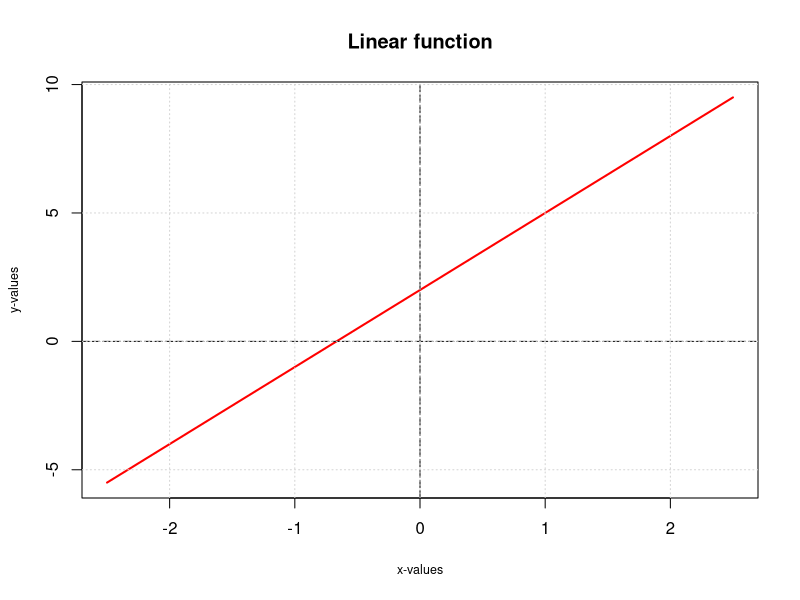
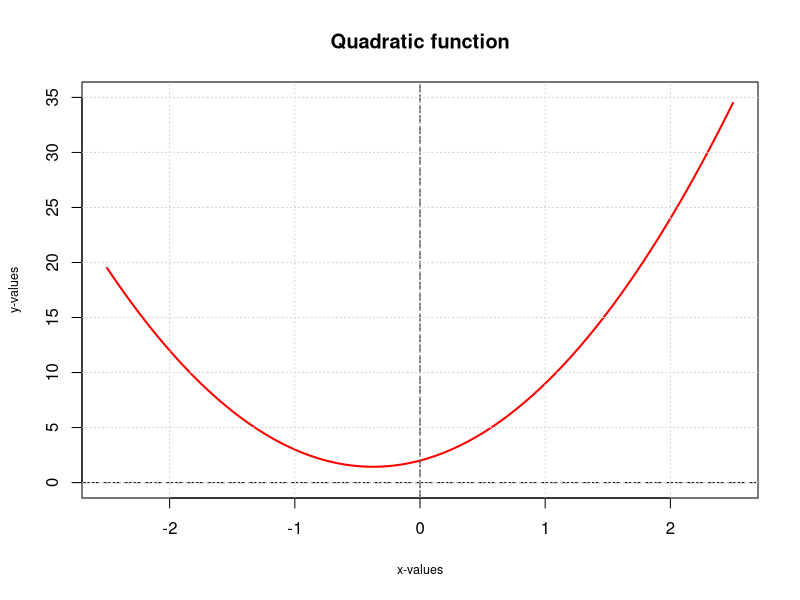
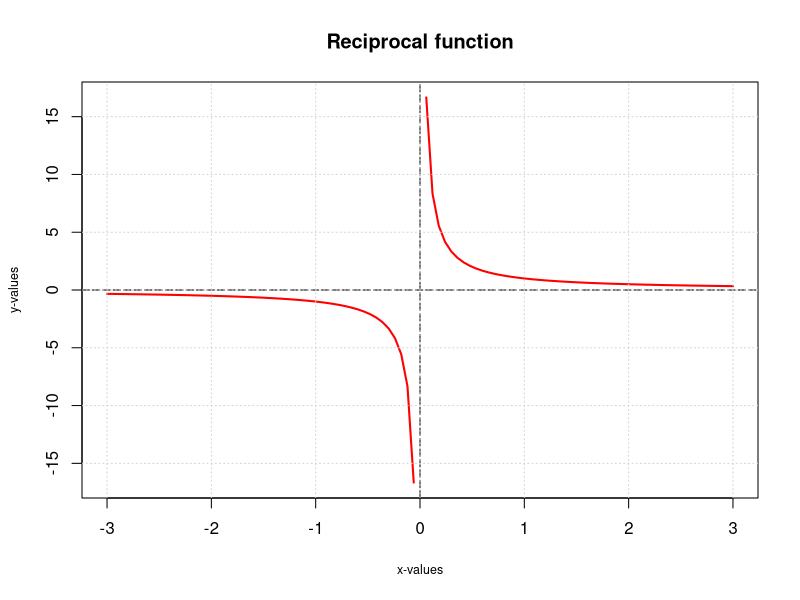
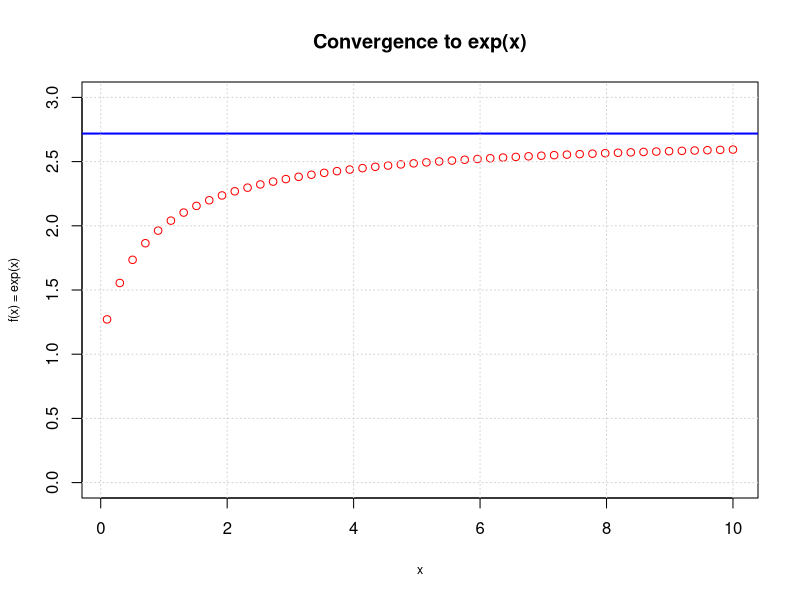
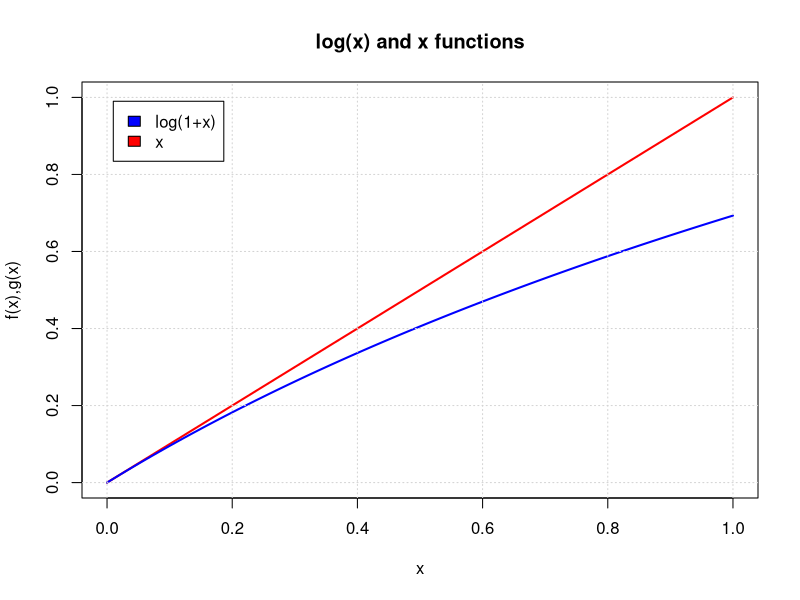
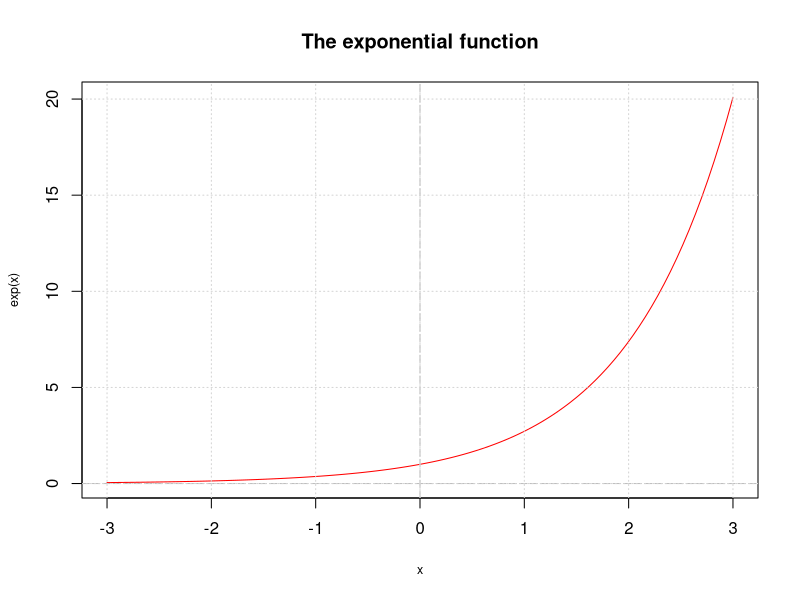
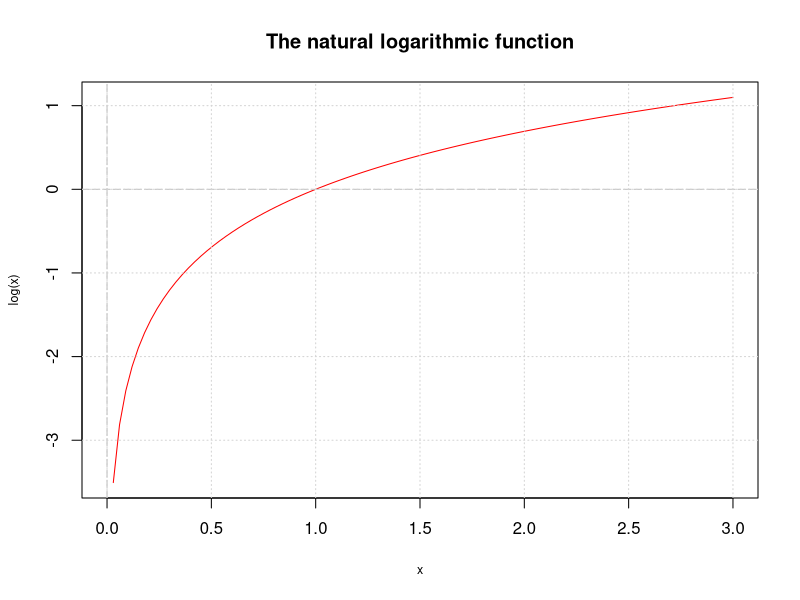
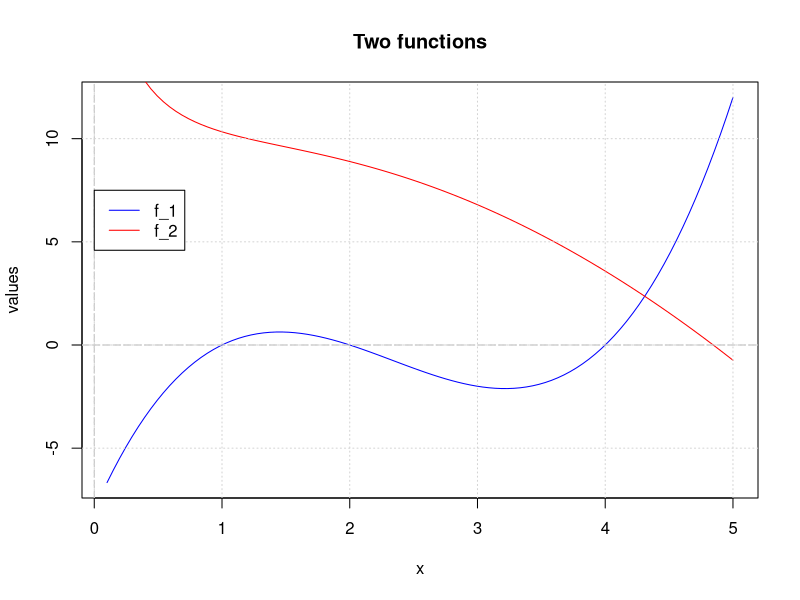

Generate these figures, in order, with R: (Note: this script raises an error after producing the figures.)
#Functions and graphs from chapter 1
#Fig.I.1.1 - linear funcion
f_x <- function(x){
  3 * x + 2
}
curve(f_x, -2.5, 2.5, 
      col = "red", 
      type = "l", 
      lwd = 2, 
      main = "Linear function", 
      xlab = "x-values", ylab = "y-values", cex.lab = 0.75)
abline(h = 0, v = 0, lty = 5, col = "black")
grid()

#Fig.I.1.2 - quadratic funcion
f_x <- function(x){
  4 * x ^ 2 + 3 * x + 2
}
curve(f_x, -2.5, 2.5,
      col = "red", 
      type = "l", 
      lwd = 2, 
      main = "Quadratic function", 
      xlab = "x-values", ylab = "y-values", cex.lab = 0.75,
      ylim = c(0, 35))
abline(h = 0, v = 0, lty = 5, col = "black")
grid()

#Fig.I.1.3 - reciprocal function
f_x <- function(x){
  1 / x
}
curve(f_x, -3, 3,
      col = "red", 
      type = "l", 
      lwd = 2, 
      main = "Reciprocal function", 
      xlab = "x-values", ylab = "y-values", cex.lab = 0.75)
abline(h = 0, v = 0, lty = 5, col = "black")
grid()

#Convergence to e
x <- seq(0.1, 10, len = 50)
conv.exp <- function(x){
  (1 + 1 / x) ^ x
}
plot(x, conv.exp(x), type = "p", col = "red", 
     main = "Convergence to exp(x)",
     xlab = "x", ylab = "f(x) = exp(x)",
     ylim = c(0, 3),
     cex.lab = 0.75
)
abline(h = exp(1), col = "blue", lwd = 2)
grid()

#log(x) and x functions - approximations if x is small
f.x <- function(x) x
f.log <- function(x) log(1+x)
curve(f.x, 0, 1, col = "red", lwd = 2, lty = 1, 
      main = "log(x) and x functions", xlab = "x", ylab = "f(x),g(x)")
curve(f.log, 0, 1, col = "blue", lwd = 2, lty = 1, add = TRUE)
lgnd.txt = c(c("log(1+x)", "x"))
lgnd.col = c("blue", "red")
legend(0.01, 0.99, lgnd.txt, lgnd.col)
grid()

#Fig.I.1.5 - The exponential function
curve(exp, -3, 3,
      main = "The exponential function",
      cex.lab = 0.75, col = "red")
abline(h = 0, v = 0, col = "grey", lty = 5)
grid()

#Fig.I.1.6 - The natural logarithm
curve(log, 0, 3,
      main = "The natural logarithmic function",
      cex.lab = 0.75, col = "red")
abline(h = 0, v = 0, col = "grey", lty = 5)
grid()

#Fig.I.1.8 - Two functions
f_1 <- function(x) {
  x^3 - 7*x^2 + 14*x - 8
}
f_2 <- function(x) {
  10 - 0.5*(x^2) + sqrt(log(1+x^2)) - 4*log(x)/exp(x)
}
curve(f_1, 0.1, 5, col = "blue", 
      main = "Two functions", ylab = "values")
curve(f_2, 0.1, 5, col = "red", add = TRUE)
abline(h = 0, v = 0, lty = 5, col = "grey")
grid()
leg.txt <- c("f_1", "f_2")
legend(0, 7.5, leg.txt, lty = 1, col = c("blue","red"))

#Sec.I.1.3.4 - Stationary points
#define the initial funtion
initF <- function(x){
  x^3 - 7*x^2 + 14*x - 8
}
#calculate (define) the derivative of the initial function
deriv <- function(x){
  3*x^2 - 14*x + 14
}
#plotting procedures
curve(initF, 0, 5,
      main = "Roots of quadratic function", xlab = "x", ylab = "y",
      col = "red", lwd = 2,
      cex.lab = 0.75)
curve(deriv, add = TRUE, col = "green", lty = 2)
abline(h = 0, col = "grey", lty = 4)
#calculate the roots of the derivate (stationary points)
root_1 <- uniroot(deriv, c(0, 3))$root
root_2 <- uniroot(deriv, c(3, 4))$root
points(root_1, 0, col = "dark green")
points(root_2, 0, col = "dark green")
abline(v = root_1, lwd = 1, lty = 4, col = "grey")
abline(v = root_2, lwd = 1, lty = 4, col = "grey")

#Sec.I.1.3.4 - Stationary points
#define the initial funtion
initF <- function(x){
  x^2*log(x)
}
#calculate (define) the derivative of the initial function
fstDeriv <- function(x){
  2*x*log(x) + x
}
sndDeriv <- function(x){
  2*log(x) + 3
}
#plotting procedures
curve(initF, 0, 1.5,
      main = "Finding saddle points", xlab = "x", ylab = "y",
      ylim = c(-1, 1),
      col = "red", lwd = 2,
      cex.lab = 0.75)
curve(fstDeriv, add = TRUE, col = "dark green", lty = 2)
curve(sndDeriv, add = TRUE, col = "green", lty = 2)
abline(h = 0, col = "grey", lty = 4)
#calculate the roots of the derivate (stationary points)
root_1 <- uniroot(deriv, c(0.2, 1))$root
root_2 <- uniroot(deriv, c(3, 4))$root
points(root_1, 0, col = "dark green")
points(root_2, 0, col = "dark green")
abline(v = root_1, lwd = 1, lty = 4, col = "grey")
abline(v = root_2, lwd = 1, lty = 4, col = "grey")

#Sec.I.1.3.5 - Integration (Fig. I.1.9)
f_1 <- function(x) {
  2*x + x^2 
}
curve(f_1, 0, 5,
      main = "The definite integral",
      xlab = "x", ylab = "f(x)",
      cex.lab = 0.75)
grid()
x.rng <- c(2, seq(2,4, len = 100), 4)
y.rng <- c(0, f_1(seq(2,4,len = 100)), 0)
polygon(x.rng, y.rng, col = "grey", border = "grey")

#Sec. I.1.4.2 - Portfolio holdings and portfolio weights
#create asset prices table
years <- 2003:2006
ast1 <- c(100, 125, 80, 120)
ast2 <- c(200, 500, 250, 400)
ass.tbl <- data.frame(years = years, asset1 = ast1, asset2 = ast2)
init.hold <- c(600, 200) #initial unit holdings of asset 1 and asset 2
port.val <- matrix(0, nrow = dim(ass.tbl)[1], ncol = 1)
for (i in 1:dim(ass.tbl)[1])
  port.val[i,1] <- crossprod(as.matrix(ass.tbl[i,2:3]) * init.hold)
#calculate the values and the weights of the portfolio
init.hold

#
f.x <- function(x) x
f.log <- function(x) log(1+x)
curve(f.x, 0, 1, col = "red", lwd = 2, lty = 1, 
      main = "log(x) and x functions", xlab = "x", ylab = "f(x),g(x)")
curve(f.log, 0, 1, col = "blue", lwd = 2, lty = 1, add = TRUE)
lgnd.txt = c(c("log(1+x)", "x"))
lgnd.col = c("blue", "red")
legend(0, 1, lgnd.txt, lgnd.col)